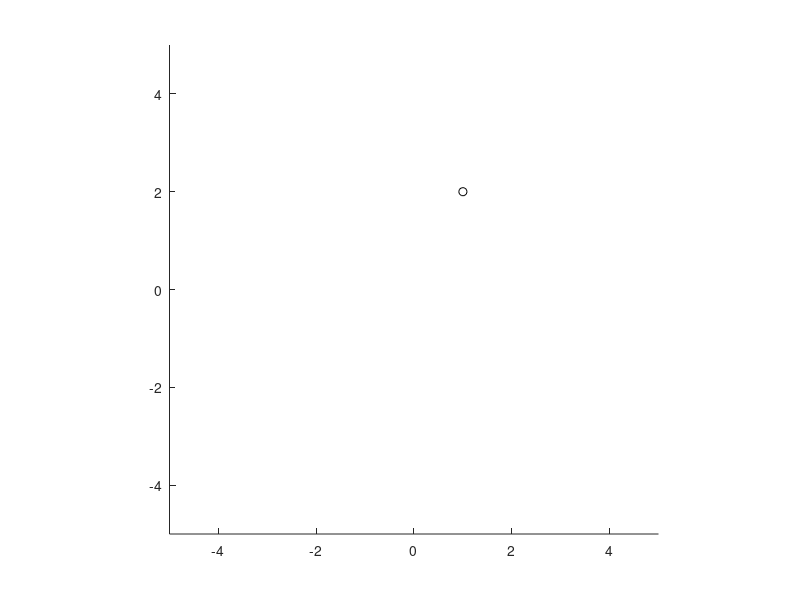

MATLAB code for this plot: (Note: this script raises an error after producing the figure.)
%%  Line rotation Test
%   Avery Bodenstein
%   9/3/18

%%  Inputs
clc; clear; close all;

%   Set up rotation inputs
old_point = [1,2,3];
line_origin = [0,0,0];
line_vector = [0,0,1];
line = [0,0,0;0,0,1];
theta = 0:270;

%   Set up Figure
figure
xlim([-5,5])
ylim([-5,5])
zlim([-5,5])
axis square
hold on

%   Plot origin point and line
plot3(old_point(1),old_point(2),old_point(3),'ko')
plot3(line(:,1),line(:,2),line(:,3),'b-')

%   Calculate new points
new_point = zeros(length(theta),3);
for i = 1:length(theta)
    new_point(i,:) = rot_line(old_point,line_origin,line_vector,theta(i));
end

%   Plot new points
plot3(new_point(:,1),new_point(:,2),new_point(:,3),'r-')